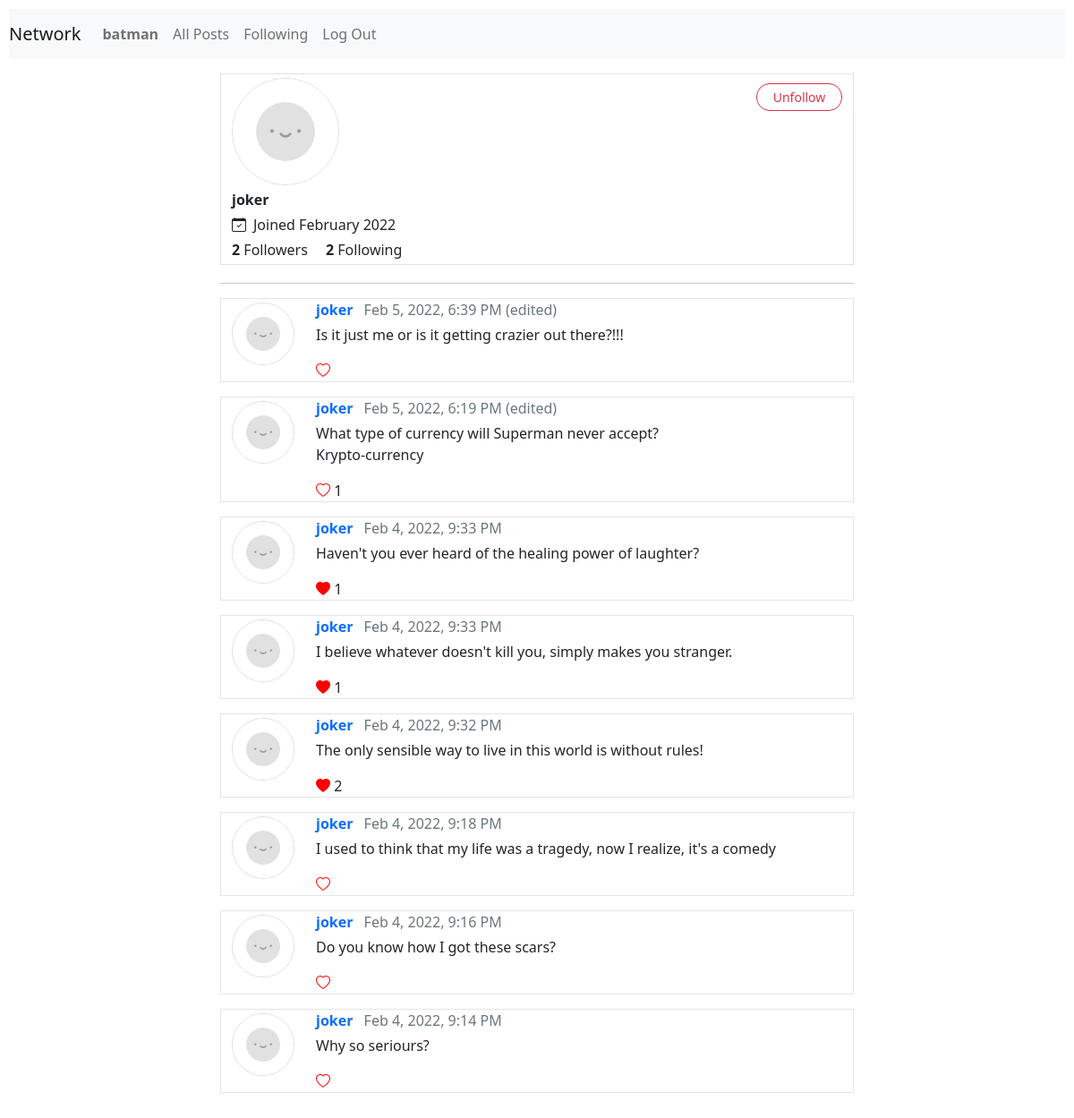
The page /profile/2 (signed in) on the database its author committed.
### network/models.py (models this page shows, shortened)
class User(AbstractUser):
    following = models.ManyToManyField('self', symmetrical=False)
    followers = models.ManyToManyField('self', symmetrical=False, related_name='subs')
    joined = models.DateTimeField(auto_now_add=True)
    def __str__(self) -> str:
        return self.username

class Post(models.Model):
    author = models.ForeignKey(User, on_delete=models.CASCADE, related_name="posts")
    content = models.TextField()
    likes = models.ManyToManyField(User)
    timestamp = models.DateTimeField(auto_now_add=True)
    updated = models.BooleanField(default=False)
    class Meta:
        ordering = ['-timestamp']

### network/views.py (the view)
# urls.py: path("profile/<int:user_id>", views.profile, name="profile"),
def profile(request, user_id):
    try:
        profile = User.objects.get(pk=user_id)
    except User.DoesNotExist:
        raise Http404("This user does not exist")
    posts = profile.posts.all()
    paginator = Paginator(posts, 10)
    page_number = request.GET.get('page')
    page_obj = paginator.get_page(page_number)
    return render(request, 'network/profile.html', {
        'profile': profile,
        'page_obj': page_obj,
    })

### network/templates/network/profile.html (shortened to what this page needs)
{% extends "network/layout.html" %}
{% load static %}
{% block body %}
    <div class="container mt-3 mb-2 border">
        <img class="avatar mt-1" src="{% static 'network/avatar.png' %}" alt="profile_photo" height="120px" width="120px">
        {% if user.is_authenticated and user != profile %}
            {% if profile in user.following.all %}
                <button class="btn btn-outline-danger btn-sm follow" id="{{ profile.id }}">Unfollow</button>
            {% else %}
                <button class="btn btn-outline-primary btn-sm follow" id="{{ profile.id }}">Follow</button>
            {% endif %}
        {% endif %}
        <div class="name my-1"><b>{{ profile.username }}</b></div>
        <div><i class="bi bi-calendar-check me-2"></i><span>Joined {{ profile.joined|date:"F Y" }}</span></div>
        <div class="my-1">
            <span class="me-3"><b class="subs">{{ profile.followers.all|length }}</b> Followers</span>
            <span><b>{{ profile.following.all|length }}</b> Following</span>
        </div>
    </div>
    {% include "network/posts.html" %}
{% endblock %}

### network/templates/network/layout.html (shortened to what this page needs)
{% load static %}
<!DOCTYPE html>
<html lang="en">
    <head>
        <link href="https://cdn.jsdelivr.net/npm/bootstrap@5.1.3/dist/css/bootstrap.min.css" rel="stylesheet">
        <link rel="stylesheet" href="https://cdn.jsdelivr.net/npm/bootstrap-icons@1.7.2/font/bootstrap-icons.css">
        <link href="{% static 'network/styles.css' %}" rel="stylesheet">
    </head>
    <body>
        <nav class="navbar navbar-expand-lg navbar-light bg-light">
            <a class="navbar-brand" href="{% url 'index' %}">Network</a>
            <div>
              <ul class="navbar-nav mr-auto">
                {% if user.is_authenticated %}
                    <li class="nav-item">
                        <a class="nav-link" href="{% url 'profile' user.id %}"><strong>{{ user.username }}</strong></a>
                    </li>
                {% endif %}
                <li class="nav-item">
                  <a class="nav-link" href="{% url 'index' %}">All Posts</a>
                </li>
                {% if user.is_authenticated %}
                    <li class="nav-item">
                        <a class="nav-link" href="{% url 'following' %}">Following</a>
                    </li>
                    <li class="nav-item">
                        <a class="nav-link" href="{% url 'logout' %}">Log Out</a>
                    </li>
                {% endif %}
              </ul>
            </div>
          </nav>
        <div class="body">
            {% block body %}
            {% endblock %}
        </div>
    </body>
</html>

### network/templates/network/posts.html (shortened to what this page needs)
{% load static %}
<hr>
<div class="container posts">
    {% for post in page_obj %}
        <div class="row my-3 post">
            <div class="col-auto">
                <img class="avatar my-1" src="{% static 'network/avatar.png' %}" alt="avatar"
                height="70px" width="70px">
            </div>
            <div class="col" data-content="{{ post.id }}">
                <div class="mb-1">
                    <strong><a href="{% url 'profile' post.author.id %}">{{ post.author }}</a></strong>
                    <span class="text-muted fw-lighter ms-2">{{ post.timestamp|date:"M j, Y, g:i A" }}</span>
                    <span class="text-muted fw-lighter">
                        {% if post.updated %}
                            (edited)
                        {% endif %}
                    </span>
                </div>
                <div>
                    <p class="content">{{ post.content }}</p>
                    <div class="likes">
                        {% if user in post.likes.all %}
                            <i id="{{ post.id }}" class="bi bi-heart-fill like"></i>
                        {% else %}
                            <i id="{{ post.id }}" class="bi bi-heart like"></i>
                        {% endif %}
                        <span class="count">
                            {% if post.likes.count > 0 %}
                                {{ post.likes.count }}
                            {% endif %}
                        </span>
                    </div>
                </div>
            </div>
        </div>
    {% endfor %}
</div>

### network/static/network/styles.css (style rules this page uses)
body { padding: 10px; }
img.avatar { border-radius: 50%; border: 1px solid rgba(0, 0, 0, 0.137); }
div.container { height: 50%; width: 60%; }
div.posts { width: 60%; }
hr { width: 60%; margin: auto; margin-top: 20px; border: none; }
.post { border: 1px solid rgba(0, 0, 0, 0.103); }
div.likes { margin-bottom: 5px; display: inline; }
.like { color: red; cursor: pointer; }
a, a:hover { text-decoration: none; }
button.btn-sm { border-radius: 15px; float: right; width: 6rem; margin-top: 10px; }
.border { border: 1px solid rgba(0, 0, 0, 0.637); }
p.content { white-space: pre-wrap; }

### rows shown on the page
User: username "batman"
User: username "joker", joined "February 2022", followers.all|length "2", following.all|length "2"
Post: author "joker", timestamp "Feb 5, 2022, 6:39 PM", updated "(edited)", content "Is it just me or is it getting crazier out there?!!!"
Post: author "joker", timestamp "Feb 5, 2022, 6:19 PM", updated "(edited)", content "What type of currency will Superman never accept? Krypto-currency", likes.count "1"
Post: author "joker", timestamp "Feb 4, 2022, 9:33 PM", content "Haven't you ever heard of the healing power of laughter?", likes.count "1"
Post: author "joker", timestamp "Feb 4, 2022, 9:33 PM", content "I believe whatever doesn't kill you, simply makes you stranger.", likes.count "1"
Post: author "joker", timestamp "Feb 4, 2022, 9:32 PM", content "The only sensible way to live in this world is without rules!", likes.count "2"
Post: author "joker", timestamp "Feb 4, 2022, 9:18 PM", content "I used to think that my life was a tragedy, now I realize, it's a comedy"
Post: author "joker", timestamp "Feb 4, 2022, 9:16 PM", content "Do you know how I got these scars?"
Post: author "joker", timestamp "Feb 4, 2022, 9:14 PM", content "Why so seriours?"
